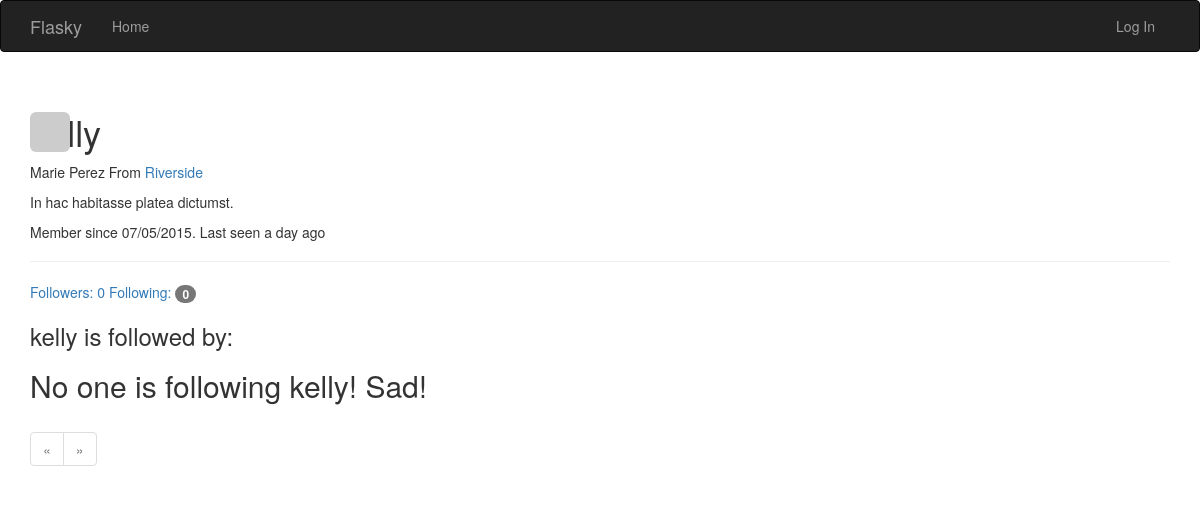
Page /followers/kelly on the earlier database version.
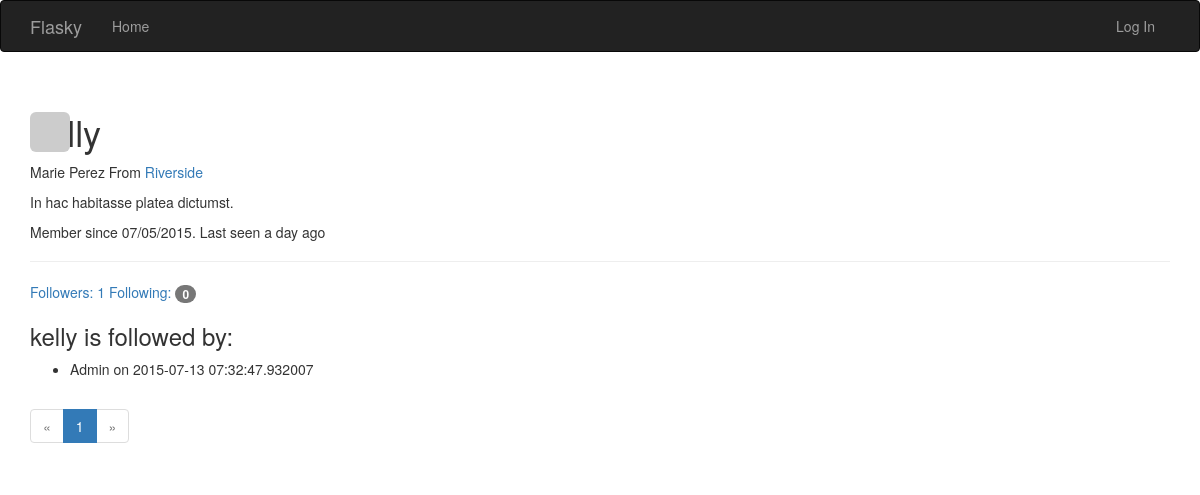
Same page on the later database version.
### app/models.py (models this page shows, shortened)
class User(UserMixin, db.Model):
    __tablename__ = 'users'
    id = db.Column(db.Integer, primary_key=True)
    email = db.Column(db.String(64), unique=True, index=True)
    username = db.Column(db.String(64), unique=True, index=True)
    name = db.Column(db.String(64))
    role_id = db.Column(db.Integer, db.ForeignKey('roles.id'))
    password_hash = db.Column(db.String(128))
    confirmed = db.Column(db.Boolean, default=False)
    location = db.Column(db.String(64))
    about_me = db.Column(db.Text())
    member_since = db.Column(db.DateTime(), default=datetime.utcnow)
    last_seen = db.Column(db.DateTime(), default=datetime.utcnow)
    avatar_hash = db.Column(db.String(32))
    posts = db.relationship('Post', backref='author', lazy='dynamic')
    followed = db.relationship('Follow',
                               foreign_keys=[Follow.follower_id],
                               backref=db.backref('follower', lazy='joined'),
                               lazy='dynamic',
                               cascade='all, delete-orphan')
    followers = db.relationship('Follow',
                                foreign_keys=[Follow.followed_id],
                                backref=db.backref('followed', lazy='joined'),
                                lazy='dynamic',
                                cascade='all, delete-orphan')
    @property  # write-only property
    def password(self):
        raise AttributeError('password is not a readable attribute.')
    def gravatar(self, size=100, default='identicon', rating='pg'):
        if request.is_secure:
            url = 'https://secure.gravatar.com/avatar'
        else:
            url = 'http://www.gravatar.com/avatar'
        hash = self.avatar_hash or hashlib.md5(
            self.email.encode('utf-8')).hexdigest()
        return '{url}/{hash}?s={size}&d={default}&r={rating}'.format(url=url, hash=hash, size=size, default=default, rating=rating)

class Follow(db.Model):
    __tablename__ = 'follows'
    follower_id = db.Column(
        db.Integer, db.ForeignKey('users.id'), primary_key=True)
    followed_id = db.Column(
        db.Integer, db.ForeignKey('users.id'), primary_key=True)
    timestamp = db.Column(db.DateTime, default=datetime.utcnow)

### app/main/views.py (the view)
@main.route('/followers/<username>')
def followers(username):
    user = User.query.filter_by(username=username).first()
    if user is None:
        flash('Invalid user.')
        return redirect(url_for('.index'))
    page = request.args.get('page', 1, type=int)
    pagination = user.followers.paginate(
        page, per_page=current_app.config['FLASKY_FOLLOWERS_PER_PAGE'],
        error_out=False )
    follows = [{'user': item.follower, 'timestamp': item.timestamp}
        for item in pagination.items]
    return render_template('followers.html', user=user, title="Followers of",
        endpoint='.followers', pagination=pagination,
        follows=follows )

### app/auth/views.py (called while the page is built)
@auth.before_app_request
def before_request():
	if current_user.is_authenticated():
		current_user.ping()
		if not current_user.confirmed and request.endpoint[:5] != 'auth.':
			return redirect(url_for('auth.unconfirmed'))

### app/main/__init__.py (called while the page is built)
@main.app_context_processor
def inject_permissions():
	return dict(Permission=Permission)

### app/models.py (called while the page is built)
    def can(self, permissions):
        return False

    def is_admin(self):
        return False

### app/templates/followers.html (shortened to what this page needs)
{% extends "base.html" %}
{% import "_macros.html" as macros %}
{% block head %}
{{ super() }}
{% endblock %}
{% block page_content %}
    <div class="page-header">
    <img src="{{ user.gravatar() }}" alt="" class="img-rounded profile-thumbnail">
        <h1>{{user.username}}</h1>
        {% if user.name or user.location %}
        	<p>
        		{% if user.name %}
        			{{user.name}}
        		{% endif %}
        		{% if user.location %}
        			From <a href="http://maps.google.com/?q={{user.location}}">
        				{{user.location}}
        			</a>
        		{% endif %}
        	</p>
        {% endif %}
        {% if user.about_me %}
        	<p>{{user.about_me}}</p>
        {% endif %}
        <p>
        	Member since {{ moment(user.member_since).format('L')}}.
        	Last seen {{ moment(user.last_seen).fromNow()}}
        </p>
    </div>
    <a href="{{ url_for('.followers', username=user.username) }}">
        Followers: <span class="bage">{{ user.followers.count() }}</span>
    </a>
    <a href="{{ url_for('.followed_by', username=user.username) }}">
        Following: <span class="badge">{{ user.followed.count() }}</span>
    </a>
    <h3>{{ user.username }} is followed by:</h3>
    {% if not follows %}
        <h2>No one is following {{user.username}}! Sad!</h2>
    {% endif %}
     {% for item in follows %}
        <div>
            <ul>
                <li>{{ item['user'].username }} on {{item['timestamp']}}</li>
            </ul>
        </div>
    {% endfor %}
    <div class="pagniation">
        {{ macros.pagination_widget(pagination, 'main.index')}}
    </div>
{% endblock %}

Differences in the rows shown:
shown differently, row unchanged: User "kelly": username "kelly" → (not shown)
now on this page (row edited): User: user.username "Admin"
added Follow: timestamp "2015-07-13 07:32:47.932007"
Other differences:
{{ user.followers.count() }}: "0" → "1"
new list line: "on"
new list line: "1"
text no longer shown: "No one is following ! Sad!"
